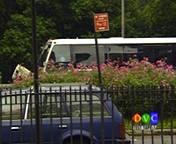
%> input picture uncompressed.png, 176 x 144 px
$ octave --eval "demo_intra_frame;"   (GNU Octave 9; MATLAB toolbox functions it lacks are replaced by stand-ins)
%> lines starting %> are read from the running program, lines starting %| are printed output that depends on the picture
%> in demo_intra_frame, OriginalImage is the input picture: size 144x176x3 uint8; mean R, G, B 66.1, 65.2, 51.4
### convert_rgb_yuv.m
%convert rgb signal to YUV or YCbCr space
function output =convert_rgb_yuv(data)
     R = data(:,:,1);
     G = data(:,:,2);
     B = data(:,:,3);
     output = zeros(size(data));
     [height, width] = size(R);
%> height = 144; width = 176
     %initialize
     Y = zeros(height,width);
     U = zeros(height,width);
     V = zeros(height,width);

%from notes%
    Y = 0.299*R + 0.587*G + 0.114*B ;

    U = -0.299*R - 0.587*G + 0.886*B;

    V = 0.701*R - 0.587*G - 0.114*B;


    output(:,:,1)=Y;
    output(:,:,2)=U;
    output(:,:,3)=V;
 end


### sample_down.m
%DownSample the Matrix by 2
%http://stackoverflow.com/questions/1788180/how-do-i-sample-a-matrix-in-matlab?rq=1
function output=sample_down(data)
[rows,cols]=size(data);
%> rows = 144; cols = 176
output = data(1:2:end,1:2:end);
%> output: size 72x88 double
end

### sample_up.m
%unsampling by copying the one pixel to 4 pixel places%
function output=sample_up(mat)

[m, n] = size(mat);
cols = n*2 ;
rows = m*2 ;
temp=zeros(rows,cols);

   rows = 1;
   for i=1:m
       cols = 1;
       for j=1:n
           temp(rows,cols) = mat(i,j);
           temp(rows,cols+1)= mat(i,j);
           temp(rows+1,cols)= mat(i,j);
           temp(rows+1,cols+1)= mat(i,j);
           cols = cols+2;
       end
       rows = rows+2;
   end

output = temp;

### convert_yuv_rgb.m
%convert YUV or YCbCr signal to rgb space
 function rgb = convert_yuv_rgb(data)

Y = single(data(:,:,1));
U = single(data(:,:,2));
V = single(data(:,:,3));

%from notes%
R = uint8((Y + 1.13983*V));
G = uint8((Y - 0.39465*U - 0.58060*V));
B = uint8((Y + 2.032110*U));


rgb = uint8(zeros(size(data)));
rgb(:,:,1)=R;
rgb(:,:,2)=G;
rgb(:,:,3)=B;
end

### demo_intra_frame.m
%%
%Test to display intra frame encoding
%
function demo_intra_frame()

blk_size = 16;
OriginalImage = (imread('uncompressed.png'));
Image = double(OriginalImage);
Image_YUV = convert_rgb_yuv(Image);

Y_comp = Image_YUV(:,:,1); % Y luminance component
U_comp = sample_down(Image_YUV(:,:,2)); % U chrominance component
V_comp = sample_down(Image_YUV(:,:,3)); % V chrominance component

frame = Y_comp;

[height, width] = size(frame);
%> height = 144; width = 176
reconstructed = ones(size(frame));
for x = 1:blk_size:height
    for y = 1:blk_size:width
        for i=x:4:x+blk_size-1
            for j=y:4:y+blk_size-1
                   if(i==1) && (j == 1) % do nothing
                                  reconstructed(i:i+3,j:j+3) = frame(i:i+3,j:j+3);
                               else if(i == 1) % only horizontal shift or dc
                                       original =  frame(i:i+3,j:j+3);
                                       prediction_block = frame(i:i+3,j-1:j+3); % get the row to left
                                       encoded_frame1 = mode_1(original,prediction_block,4);
                                       encoded_frame2 = mode_2(original,prediction_block,4);
                                       %select the one with minimum error
                                       if(encoded_frame1.difference < encoded_frame2.difference)
                                           reconstructed(i:i+3,j:j+3) = encoded_frame1.encoded_frame;
%                                            disp('i==1; mode 1 selected');
                                       else
                                           reconstructed(i:i+3,j:j+3) = encoded_frame2.encoded_frame;
%                                            disp('i==1; mode 2 selected');
                                       end
                                   else if(j  == 1) % only vertical shift or dc
                                           original =  frame(i:i+3,j:j+3);
                                           prediction_block = frame(i-1:i+3,j:j+3); % get the top most row
                                           encoded_frame1 = mode_0(original,prediction_block,4);
                                           encoded_frame2 = mode_2(original,prediction_block,4);
                                           %select the one with minimum error
                                           if(encoded_frame1.difference < encoded_frame2.difference)
                                               reconstructed(i:i+3,j:j+3) = encoded_frame1.encoded_frame;
%                                                disp('j==1; mode 0 selected');
                                           else
                                               reconstructed(i:i+3,j:j+3) = encoded_frame2.encoded_frame;
%                                                disp('j==1; mode 2 selected');
                                           end
                                   else
                                           %do all
                                             original =  frame(i:i+3,j:j+3);
                                             prediction_block = frame(i-1:i+3,j-1:j+3);
                                             encoded_frame1 = mode_0(original,prediction_block(:,2:end),4); %vertical
                                             encoded_frame2 = mode_1(original,prediction_block(2:end,:),4); %hor
                                             encoded_frame3 = mode_2(original,prediction_block,4); %dc
                                             encoded_frame4 = mode_4(original,prediction_block,4); %diagonal Down right
                                             [~,position] = min([encoded_frame1.difference encoded_frame2.difference encoded_frame3.difference encoded_frame4.difference]);
                                             switch position
                                                 case 1
                                                     reconstructed(i:i+3,j:j+3) = encoded_frame1.encoded_frame;
                                                 case 2
                                                     reconstructed(i:i+3,j:j+3) = encoded_frame2.encoded_frame;
                                                 case 3
                                                      reconstructed(i:i+3,j:j+3) = encoded_frame3.encoded_frame;
                                                 case 4
                                                      reconstructed(i:i+3,j:j+3) = encoded_frame4.encoded_frame;
                                             end
                                       end
                                   end
                   end
            end
        end
    end
end
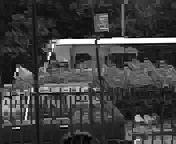
%> reconstructed: size 144x176 double; min 0.587, max 255, mean 63.5
%> after the loop, encoded_frame1 = {difference 115.2}; encoded_frame2 = {difference 773.7}; encoded_frame3 = {difference 4080.5}; encoded_frame4 = {difference 686.5}; original = [45.44 125.7 135.4 129.4; 41.74 118.7 132.4 124.4; 38.43 109.4 127.4 117.4; 33.43 107.4 131.4 121.4]; position = 1; prediction_block = [52.26 47.74 127.7 134.8 126.8; 59.72 45.44 125.7 135.4 129.4; 66.72 41.74 118.7 132.4 124.4; 70.72 38.43 109.4 127.4 117.4; 76.72 33.43 107.4 131.4 121.4]

 a(:,:,1) = reconstructed;
 a(:,:,2) = sample_up(intra_8x8(U_comp,8));
%> after the loop in intra_8x8, `for x = 1:blk_size:height`:
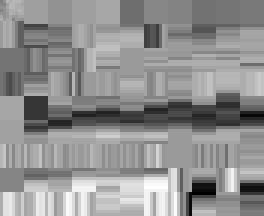
%> reconstructed: size 72x88 double (shown 3 times larger); min -72.9, max 33.99, mean -12.3; drawn with min black and max white
%> after the loop in intra_8x8, `for x = 1:blk_size:height`: encoded_frame1 = {difference 1891}; encoded_frame2 = {difference 639.4}; encoded_frame3 = {difference 8659.2}; original = [-25.12 -32.21 -47.56 -49.33 -45.2 -17.44 -40.78 -49.04; -15.98 -19.82 -19.82 -19.82 -19.82 -7.71 -29.29 -33.14; -19.79 -15.68 -19.82 -19.82 -15.69 -9.77 -17.17 -25.45; -23.33 -21.59 -31.34 -28.98 -23.95 -7.71 -15.69 -28.98; -12.12 -15.68 -28.98 -23.95 -21.01 -3.85 -15.69 -25.43; -7.98 -11.54 -27.49 -25.12 -21.58 -3.26 -12.44 -19.82; -3.85 -9.77 -33.37 -29.82 -20.4 0.277 -12.44 -20.4; -3.85 -7.98 -36.61 -27.78 -17.45 0.277 -12.43 -20.4]; position = 2; prediction_block = [-64.63 -29.23 -33.37 -69.35 -72.91 -70.84 -28.04 -36.61 -61.09; -49.9 -25.12 -32.21 -47.56 -49.33 -45.2 -17.44 -40.78 -49.04; -23.95 -15.98 -19.82 -19.82 -19.82 -19.82 -7.71 -29.29 -33.14; -25.12 -19.79 -15.68 -19.82 -19.82 -15.69 -9.77 -17.17 -25.45; -35.75 -23.33 -21.59 -31.34 -28.98 -23.95 -7.71 -15.69 -28.98; -28.97 -12.12 -15.68 -28.98 -23.95 -21.01 -3.85 -15.69 -25.43; -25.13 -7.98 -11.54 -27.49 -25.12 -21.58 -3.26 -12.44 -19.82; -20.4 -3.85 -9.77 -33.37 -29.82 -20.4 0.277 -12.44 -20.4; -21.58 -3.85 -7.98 -36.61 -27.78 -17.45 0.277 -12.43 -20.4]
%> after the loop in sample_up, `for i=1:m`: rows = 145
a(:,:,3) = sample_up(intra_8x8(V_comp,8));
%> call 2 of intra_8x8, with blk_size = 8
%> after the loop in intra_8x8 (call 2), `for x = 1:blk_size:height`:
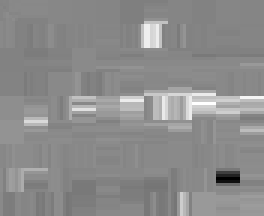
%> reconstructed: size 72x88 double (shown 3 times larger); min -63.53, max 54.6, mean 1.7; drawn with min black and max white
%> after the loop in intra_8x8 (call 2), `for x = 1:blk_size:height`: encoded_frame1 = {difference 359.9}; encoded_frame2 = {difference 148.8}; encoded_frame3 = {difference 800.8}; original = [5.88 6.79 7.44 7.67 7.8 5.56 9.22 8.96; 8.02 9.18 9.18 9.18 9.18 6.29 13.71 14.86; 3.21 7.32 9.18 9.18 9.31 5.23 8.83 12.55; 3.66 7.42 10.66 11.02 9.04 6.29 9.31 11.02; 2.88 7.32 11.02 9.04 9.99 3.15 9.31 8.57; 3.01 5.46 7.51 5.88 7.41 1.74 7.56 9.18; 3.15 5.23 3.63 3.18 6.6 3.28 7.56 6.6; 3.15 3.01 3.39 6.22 7.55 3.28 5.57 6.6]; prediction_block = [0.366 1.77 3.63 -0.352 2.09 1.16 0.958 3.39 -0.09; 5.1 5.88 6.79 7.44 7.67 7.8 5.56 9.22 8.96; 9.05 8.02 9.18 9.18 9.18 9.18 6.29 13.71 14.86; 5.88 3.21 7.32 9.18 9.18 9.31 5.23 8.83 12.55; 7.25 3.66 7.42 10.66 11.02 9.04 6.29 9.31 11.02; 9.03 2.88 7.32 11.02 9.04 9.99 3.15 9.31 8.57; 7.87 3.01 5.46 7.51 5.88 7.41 1.74 7.56 9.18; 6.6 3.15 5.23 3.63 3.18 6.6 3.28 7.56 6.6; 7.41 3.15 3.01 3.39 6.22 7.55 3.28 5.57 6.6]
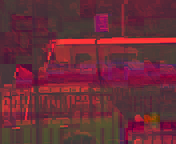
%> a: size 144x176x3 double; mean R, G, B 63.5, -12.3, 1.7; drawn with min black and max white
fig = figure(100);
set(fig, 'Position', [500 -100 700 700])
subplot(1,2,1);
imshow(convert_yuv_rgb(a));
%> in convert_yuv_rgb, `rgb(:,:,3)=B;`:
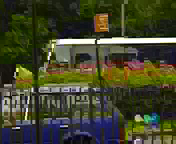
%> rgb: size 144x176x3 uint8; mean R, G, B 65.4, 67.4, 42.4
title('Compressed image using h264 4x4/8x8 intra framing');
 b(:,:,1) = Y_comp;
 b(:,:,2) = sample_up(U_comp);
b(:,:,3) = sample_up(V_comp);
subplot(1,2,2);
imshow(convert_yuv_rgb(b));
%> in convert_yuv_rgb (call 2), `B = uint8((Y + 2.032110*U));`:
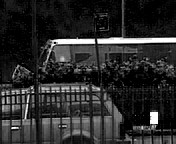
%> B: size 144x176 uint8; min 0, max 255, mean 41.9
%> in convert_yuv_rgb (call 2), `rgb(:,:,3)=B;`:
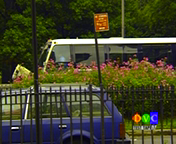
%> rgb: size 144x176x3 uint8; mean R, G, B 66.4, 67.5, 41.9
title('UnCompressed image');
end


function reconstructed = intra_8x8(frame,blk_size)
[height, width] = size(frame);
reconstructed = ones(size(frame));
for x = 1:blk_size:height
    for y = 1:blk_size:width
        for i=x:8:x+blk_size-1
            for j=y:8:y+blk_size-1
                   if(i==1) && (j == 1) % do nothing
                                  reconstructed(i:i+7,j:j+7) = frame(i:i+7,j:j+7);
                               else if(i == 1) % only horizontal shift or dc
                                       original =  frame(i:i+7,j:j+7);
                                       prediction_block = frame(i:i+7,j-1:j+7); % get the row to left
                                       encoded_frame1 = mode_1(original,prediction_block,8);
                                       encoded_frame2 = mode_2(original,prediction_block,8);
                                       %select the one with minimum error
                                       if(encoded_frame1.difference < encoded_frame2.difference)
                                           reconstructed(i:i+7,j:j+7) = encoded_frame1.encoded_frame;
%                                            disp('i==1; mode 1 selected');
                                       else
                                           reconstructed(i:i+7,j:j+7) = encoded_frame2.encoded_frame;
%                                            disp('i==1; mode 2 selected');
                                       end
                                   else if(j  == 1) % only vertical shift or dc
                                           original =  frame(i:i+7,j:j+7);
                                           prediction_block = frame(i-1:i+7,j:j+7); % get the top most row
                                           encoded_frame1 = mode_0(original,prediction_block,8);
                                           encoded_frame2 = mode_2(original,prediction_block,8);
                                           %select the one with minimum error
                                           if(encoded_frame1.difference < encoded_frame2.difference)
                                               reconstructed(i:i+7,j:j+7) = encoded_frame1.encoded_frame;
%                                                disp('j==1; mode 0 selected');
                                           else
                                               reconstructed(i:i+7,j:j+7) = encoded_frame2.encoded_frame;
%                                                disp('j==1; mode 2 selected');
                                           end
                                   else
                                           %do all
                                             original =  frame(i:i+7,j:j+7);
                                             prediction_block = frame(i-1:i+7,j-1:j+7);
                                             encoded_frame1 = mode_0(original,prediction_block(:,2:end),8); %vertical
                                             encoded_frame2 = mode_1(original,prediction_block(2:end,:),8); %hor
                                             encoded_frame3 = mode_2(original,prediction_block,8); %dc
%                                              encoded_frame4 = mode_4(original,prediction_block,4); %diagonal Down right
                                             [~,position] = min([encoded_frame1.difference encoded_frame2.difference encoded_frame3.difference]);
                                             switch position
                                                 case 1
                                                     reconstructed(i:i+7,j:j+7) = encoded_frame1.encoded_frame;
                                                 case 2
                                                     reconstructed(i:i+7,j:j+7) = encoded_frame2.encoded_frame;
                                                 case 3
                                                      reconstructed(i:i+7,j:j+7) = encoded_frame3.encoded_frame;
                                                 case 4
                                                      reconstructed(i:i+7,j:j+7) = encoded_frame4.encoded_frame;
                                             end
                                       end
                                   end
                   end
            end
        end
    end
end


end


%vertical prediction
% [8 lines left out: function mode_0, not called in this run]

%horizontal prediction
% [9 lines left out: function mode_1, not called in this run]

%DC mode http://wiki.multimedia.cx/index.php?title=H.264_Prediction
% [30 lines left out: function mode_2, not called in this run]

%Diagonal Down/Right
% [26 lines left out: function mode_4, not called in this run]
